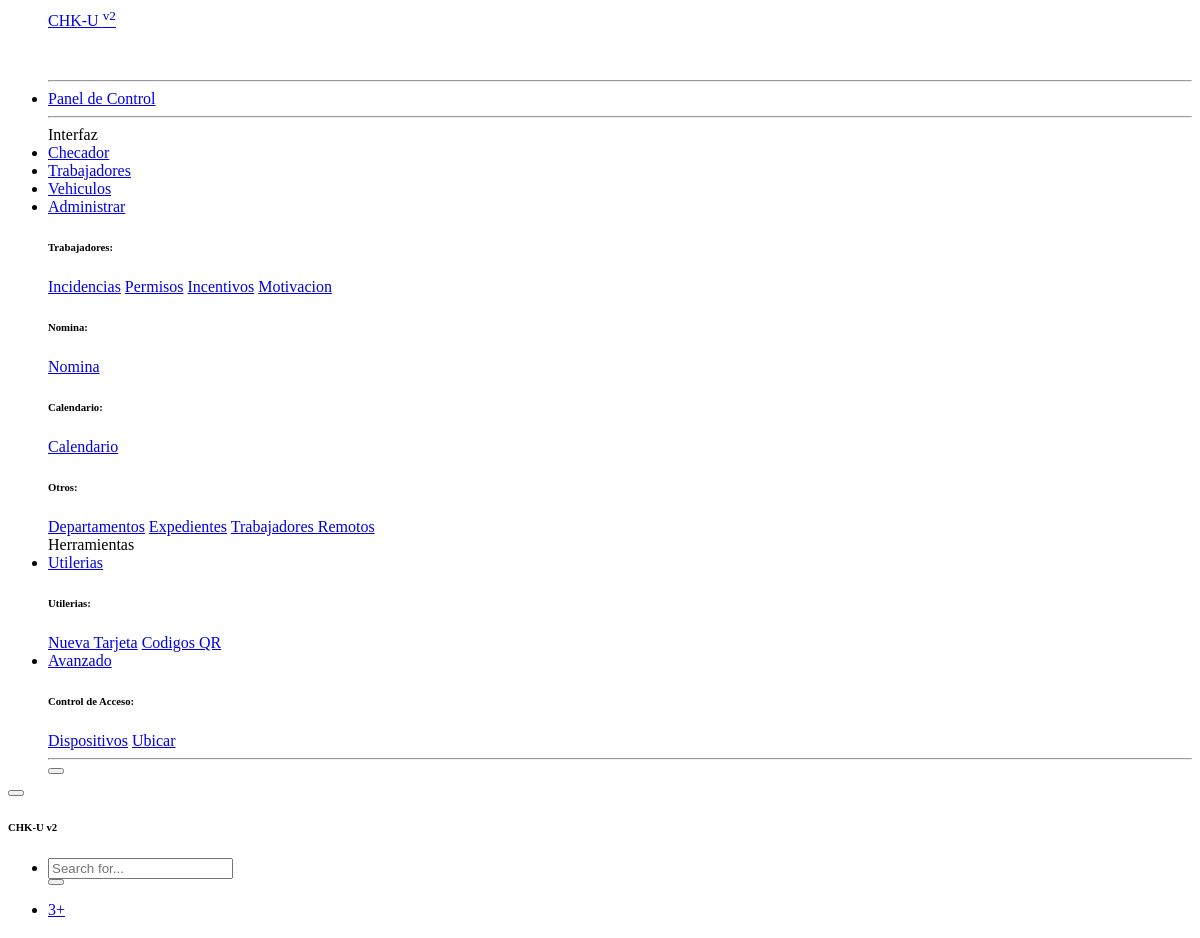
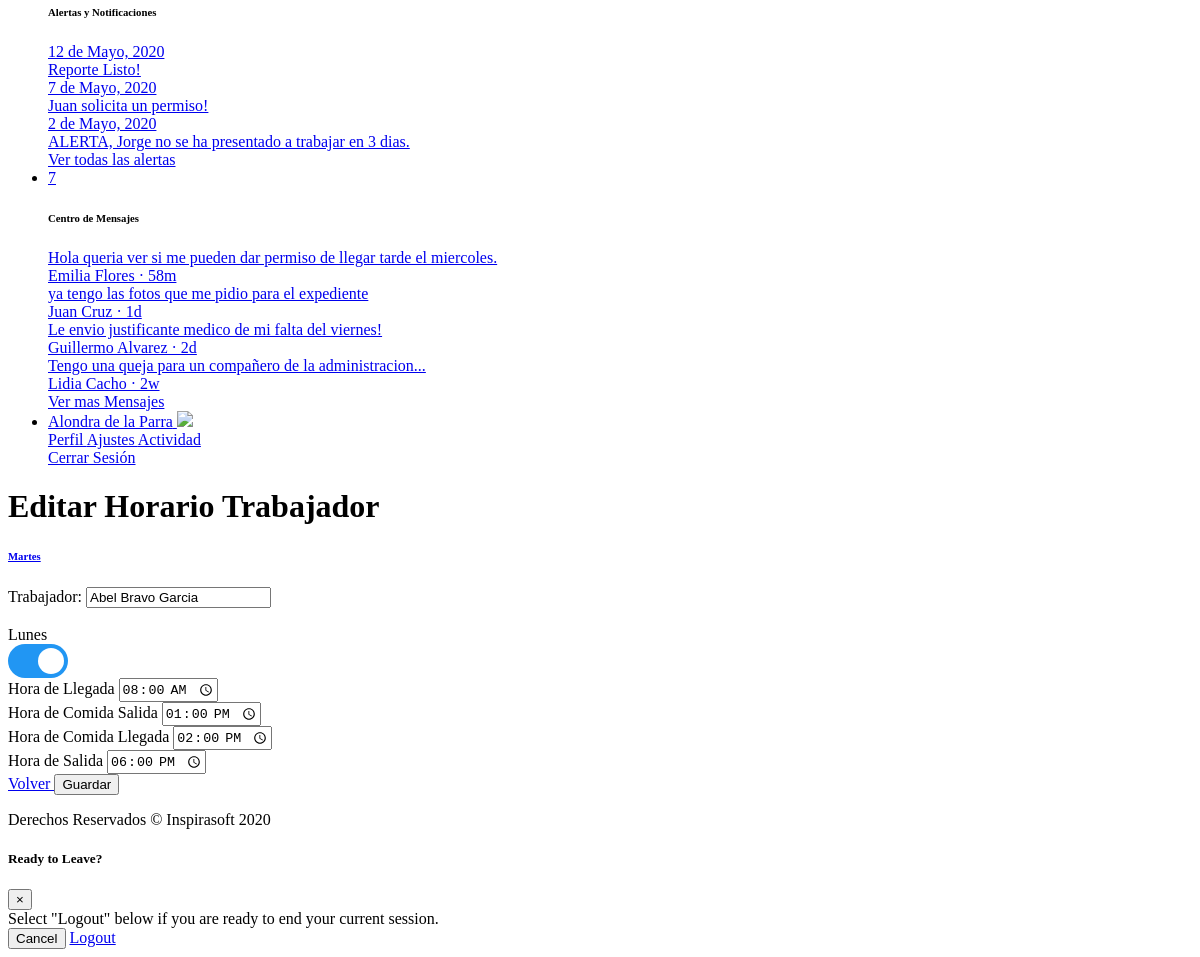
The app's page /editar_horario.php?id_trabajador=1&dia_semana=2 with its own data (2 pictures, top to bottom).
### tables this page shows
CREATE TABLE `semana` (
  `id` int(11) NOT NULL,
  `dia` varchar(45) NOT NULL
);

CREATE TABLE `trabajadores` (
  `id` int(11) NOT NULL,
  `nombre` varchar(50) DEFAULT NULL,
  `direccion` varchar(75) DEFAULT NULL,
  `telefono` varchar(10) DEFAULT NULL,
  `genero` varchar(10) DEFAULT NULL,
  `estado_civil` varchar(10) DEFAULT NULL,
  `id_departamento` int(11) DEFAULT NULL,
  `puesto` varchar(45) DEFAULT NULL,
  `tipo_pago` varchar(45) DEFAULT NULL,
  `sueldo` decimal(8,2) DEFAULT NULL,
  `tarjeta` varchar(32) DEFAULT NULL,
  `fecha_ingreso` date DEFAULT NULL,
  `fecha_nacimiento` date DEFAULT NULL,
  `id_temporal` int(11) DEFAULT NULL
);

CREATE TABLE `horarios_trabajadores` (
  `id` int(11) NOT NULL,
  `id_trabajador` int(11) NOT NULL,
  `dia_semana` varchar(45) NOT NULL,
  `hora_llegada` time DEFAULT NULL,
  `hora_comida_salida` time DEFAULT NULL,
  `hora_comida_llegada` time DEFAULT NULL,
  `hora_salida` time DEFAULT NULL,
  `estado` int(11) NOT NULL
);

### editar_horario.php (the view, shortened to what this page needs)
<?php
include 'sidebar.php';
$id_trabajador = htmlspecialchars($_GET['id_trabajador']);
$dia_semana = htmlspecialchars($_GET['dia_semana']);
$sql_empleado = "SELECT nombre FROM trabajadores WHERE id=$id_trabajador";
$consulta_empleado = mysqli_query($conexion, $sql_empleado);
$row_empleado = mysqli_fetch_assoc($consulta_empleado);
$nombre_trabajador = $row_empleado['nombre'];
$consulta_semana = mysqli_query($conexion, "SELECT dia FROM semana WHERE id=$dia_semana");
$row_semana = mysqli_fetch_assoc($consulta_semana);
$dia = $row_semana['dia'];
$sql_horarios = "SELECT * FROM horarios_trabajadores WHERE id_trabajador=$id_trabajador AND dia_semana=$dia_semana";
$consulta_horarios = mysqli_query($conexion, $sql_horarios);
$row_horarios = mysqli_fetch_assoc($consulta_horarios);
$dia_semana = $row_horarios['dia_semana'];
$hora_llegada = $row_horarios['hora_llegada'];
$hora_comida_salida = $row_horarios['hora_comida_salida'];
$hora_comida_llegada = $row_horarios['hora_comida_llegada'];
$hora_salida = $row_horarios['hora_salida'];
$estado = $row_horarios['estado'];
if ($estado == 1) {
    $disponible = "";
} else {
    $checked = "";
    $disponible = "disabled='disabled'";
}
?>
<link href="css/sliden-button.css" rel="stylesheet">
<div id="content">
    <?php include 'topbar.php'; ?>
    <div class="container-fluid">
        <h1 class="h3 mb-4 text-gray-800">Editar Horario Trabajador</h1>
        <div class="row alta_row">
            <div class="card shadow mb-4">
                <a href="#LISTA" class="d-block card-header py-3" data-toggle="collapse" role="button" aria-expanded="true" aria-controls="collapseCardExample">
                    <h6 class="m-0 font-weight-bold text-primary"><?php echo $dia; ?></h6>
                </a>
                <div class="collapse show" id="LISTA">
                    <div class="card-body">
                        <div class="container">
                            <div class="row">
                                <div class="col">
                                    <label>Trabajador:</label>
                                    <input type="text" class="form-control col-md-6" value="<?php echo $nombre_trabajador; ?>" readonly>
                                </div>
                            </div>
                            <br>
                            <div class="row">
                                <div class="col-lg-12">
                                    <form action="" method="POST">
                                        <div class="col">
                                            <label>Lunes</label>
                                            <br>
                                            <label class="switch">
                                                <span class="slider round"></span>
                                            </label>
                                        </div>
                                        <div class="form-group col-md-6">
                                            <label>Hora de Llegada</label>
                                            <input type="time" id="hora_llegada" name="hora_llegada_editar" class="form-control" value="<?php echo $hora_llegada; ?>" <?php echo $disponible; ?>>
                                        </div>
                                        <div class="form-group col-md-6">
                                            <label>Hora de Comida Salida</label>
                                            <input type="time" id="hora_comida_salida" name="hora_comida_salida_editar" class="form-control" value="<?php echo $hora_comida_salida; ?>" <?php echo $disponible; ?>>
                                        </div>
                                        <div class="form-group col-md-6">
                                            <label>Hora de Comida Llegada</label>
                                            <input type="time" id="hora_comida_llegada" name="hora_comida_llegada_editar" class="form-control" value="<?php echo $hora_comida_llegada; ?>" <?php echo $disponible; ?>>
                                        </div>
                                        <div class="form-group col-md-6">
                                            <label>Hora de Salida</label>
                                            <input type="time" id="hora_salida" name="hora_salida_editar" class="form-control" value="<?php echo $hora_salida; ?>" <?php echo $disponible; ?>>
                                        </div>
                                        <div class="form-group col-md-6">
                                            <a href="horarios_trabajador.php?id_trabajador=<?php echo $id_trabajador; ?>&dia_semana=<?php echo $dia_semana; ?>" class="btn btn-danger">
                                                Volver
                                            </a>
                                            <input type="submit" value="Guardar" class="btn btn-primary" name="btn_guardar">
                                        </div>
                                    </form>
                                </div>
                            </div>
                        </div>
                    </div>
                </div>
            </div>
        </div>
    </div>
</div>
<?php include 'footer.php'; ?>

### css/sliden-button.css (style rules this page uses)
.switch { position: relative; display: inline-block; width: 60px; height: 34px; }
.slider { position: absolute; cursor: pointer; top: 0; left: 0; right: 0; bottom: 0; background-color: #ccc; -webkit-transition: .4s; transition: .4s; }
.slider:before { position: absolute; content: ""; height: 26px; width: 26px; left: 4px; bottom: 4px; background-color: white; -webkit-transition: .4s; transition: .4s; }
input:checked+.slider { background-color: #2196F3; }
input:checked+.slider:before { -webkit-transform: translateX(26px); -ms-transform: translateX(26px); transform: translateX(26px); }
.slider.round { border-radius: 34px; }
.slider.round:before { border-radius: 50%; }

### records on screen
semana: dia "Martes"
trabajadores: nombre "Abel Bravo Garcia"
horarios_trabajadores: hora_llegada_editar "08:00:00", hora_comida_salida_editar "13:00:00", hora_comida_llegada_editar "14:00:00", hora_salida_editar "18:00:00"
